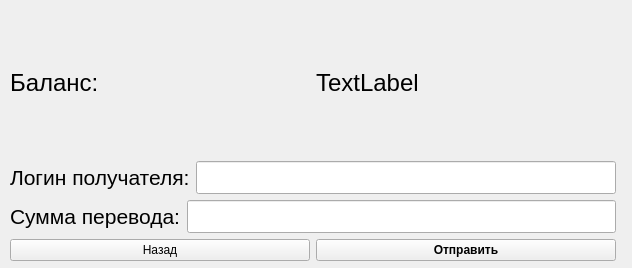
<?xml version="1.0" encoding="UTF-8"?>
<ui version="4.0">
 <class>transaction</class>
 <widget class="QWidget" name="transaction">
  <property name="geometry">
   <rect>
    <x>0</x>
    <y>0</y>
    <width>632</width>
    <height>268</height>
   </rect>
  </property>
  <property name="windowTitle">
   <string>Form</string>
  </property>
  <widget class="QWidget" name="">
   <property name="geometry">
    <rect>
     <x>10</x>
     <y>10</y>
     <width>606</width>
     <height>251</height>
    </rect>
   </property>
   <layout class="QVBoxLayout" name="verticalLayout_3">
    <item>
     <layout class="QVBoxLayout" name="verticalLayout_2">
      <item>
       <layout class="QHBoxLayout" name="horizontalLayout_3">
        <item>
         <widget class="QLabel" name="label">
          <property name="font">
           <font>
            <pointsize>18</pointsize>
           </font>
          </property>
          <property name="text">
           <string>Баланс:</string>
          </property>
         </widget>
        </item>
        <item>
         <widget class="QLabel" name="balan">
          <property name="font">
           <font>
            <pointsize>18</pointsize>
           </font>
          </property>
          <property name="text">
           <string>TextLabel</string>
          </property>
         </widget>
        </item>
       </layout>
      </item>
      <item>
       <layout class="QVBoxLayout" name="verticalLayout">
        <item>
         <layout class="QHBoxLayout" name="horizontalLayout">
          <item>
           <widget class="QLabel" name="label_2">
            <property name="font">
             <font>
              <pointsize>16</pointsize>
             </font>
            </property>
            <property name="text">
             <string>Логин получателя:</string>
            </property>
           </widget>
          </item>
          <item>
           <widget class="QLineEdit" name="LogReciv">
            <property name="font">
             <font>
              <pointsize>16</pointsize>
             </font>
            </property>
           </widget>
          </item>
         </layout>
        </item>
        <item>
         <layout class="QHBoxLayout" name="horizontalLayout_2">
          <item>
           <widget class="QLabel" name="label_3">
            <property name="font">
             <font>
              <pointsize>16</pointsize>
             </font>
            </property>
            <property name="text">
             <string>Сумма перевода:</string>
            </property>
           </widget>
          </item>
          <item>
           <widget class="QLineEdit" name="lineEdit_3">
            <property name="font">
             <font>
              <pointsize>16</pointsize>
             </font>
            </property>
           </widget>
          </item>
         </layout>
        </item>
       </layout>
      </item>
     </layout>
    </item>
    <item>
     <layout class="QHBoxLayout" name="horizontalLayout_4">
      <item>
       <widget class="QPushButton" name="pushButton_2">
        <property name="text">
         <string>Назад</string>
        </property>
       </widget>
      </item>
      <item>
       <widget class="QPushButton" name="pushButton">
        <property name="font">
         <font>
          <weight>75</weight>
          <bold>true</bold>
         </font>
        </property>
        <property name="text">
         <string>Отправить</string>
        </property>
       </widget>
      </item>
     </layout>
    </item>
   </layout>
  </widget>
 </widget>
 <resources/>
 <connections/>
</ui>
